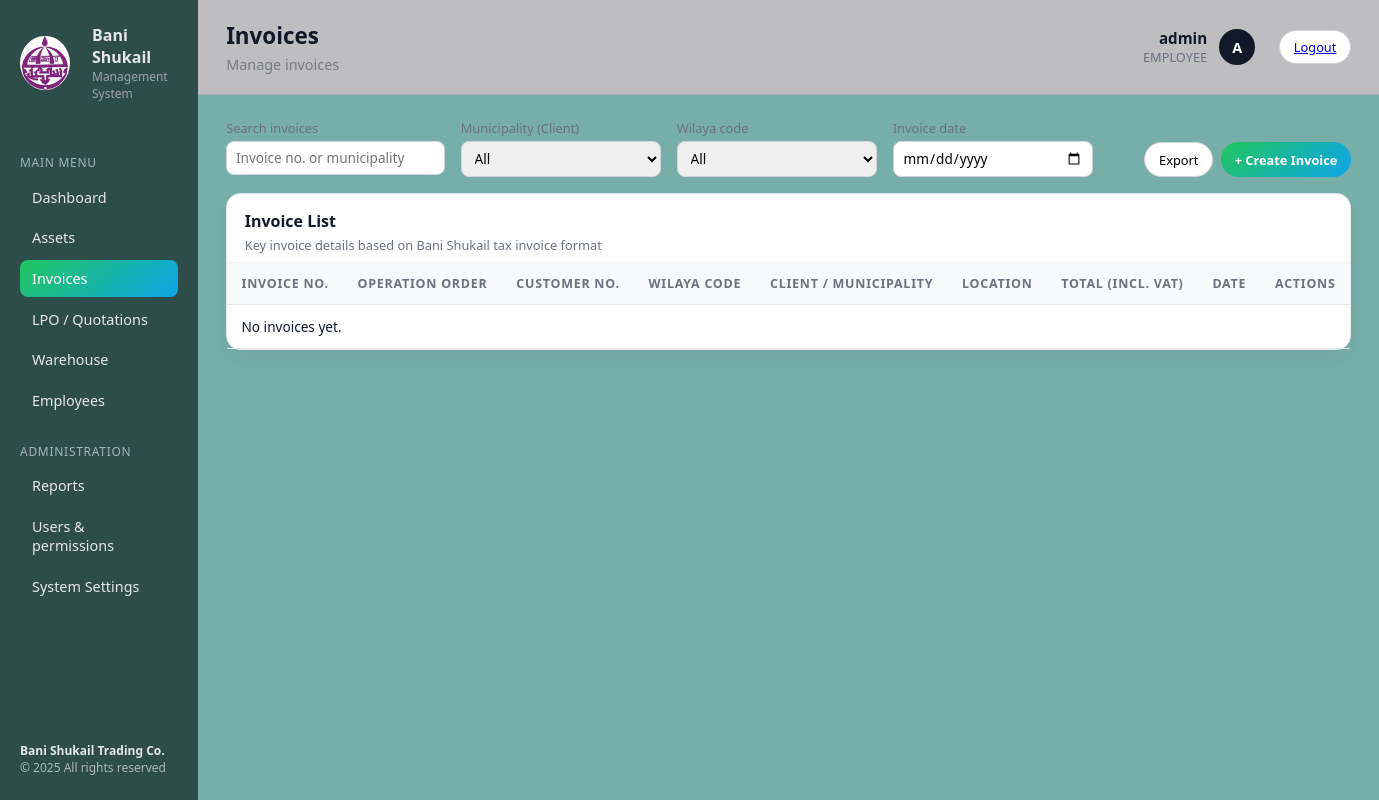
The page /invoices/ (signed in) on the database its author committed.
### accounts/models.py (models this page shows, shortened)
class User(AbstractUser):
    class Role(models.TextChoices):
        ADMIN = "ADMIN", "Admin"
        EMPLOYEE = "EMPLOYEE", "Employee"
    role = models.CharField(max_length=20, choices=Role.choices, default=Role.EMPLOYEE)

### invoices/views.py (the view)
# urls.py: path("invoices/", views.list_invoices, name="list"),
@login_required
def list_invoices(request):
    return render(
        request,
        "invoices.html",
        {
            "title": "Invoices",
            "subtitle": "Manage invoices",
            "active": "invoices",
            "invoices": Invoice.objects.select_related("customer").order_by("-date", "-id"),
        },
    )

### templates/invoices.html (shortened to what this page needs)
{% extends 'base.html' %}
{% block content %}
<div class="toolbar">
                <div class="toolbar-left">
                    <div class="field-group">
                        <label for="search-invoice">Search invoices</label>
                        <input id="search-invoice" type="text" placeholder="Invoice no. or municipality" />
                    </div>
                    <div class="field-group">
                        <label for="filter-muni">Municipality (Client)</label>
                        <select id="filter-muni">
                            <option value="">All</option>
                        </select>
                    </div>
                    <div class="field-group">
                        <label for="filter-wilaya">Wilaya code</label>
                        <select id="filter-wilaya">
                            <option value="">All</option>
                        </select>
                    </div>
                    <div class="field-group">
                        <label for="filter-date">Invoice date</label>
                        <input id="filter-date" type="date" />
                    </div>
                </div>
                <div class="toolbar-right">
                    <button class="btn-secondary">Export</button>
                    <a href="{% url 'invoices:create' %}" class="btn-primary btn-link">+ Create Invoice</a>
                </div>
            </div>
            <div class="panel table-panel">
                <div class="panel-header">
                    <div class="panel-title">Invoice List</div>
                    <div class="panel-subtitle">
                        Key invoice details based on Bani Shukail tax invoice format
                    </div>
                </div>
                <div class="panel-body table-wrapper">
                    <table class="data-table">
                        <thead>
                        <tr>
                            <th>Invoice No.</th>
                            <th>Operation Order</th>
                            <th>Customer No.</th>
                            <th>Wilaya Code</th>
                            <th>Client / Municipality</th>
                            <th>Location</th>
                            <th>Total (Incl. VAT)</th>
                            <th>Date</th>
                            <th>Actions</th>
                        </tr>
                        </thead>
                        <tbody>
{% for inv in invoices %}
<tr>
  <td>{{ inv.invoice_no }}</td>
  <td>{{ inv.operation_order_no }}</td>
  <td>{{ inv.customer.code }}</td>
  <td>{{ inv.wilaya_code }}</td>
  <td>{{ inv.customer.name }}</td>
  <td>{{ inv.location_site|default:"---" }}</td>
  <td>{{ inv.total|floatformat:3 }}</td>
  <td>{{ inv.date|date:"d/m/Y" }}</td>
  <td>
    <a href="{% url 'invoices:print' invoice_id=inv.id %}" class="btn-small">View</a>
    <a href="{% url 'invoices:print' invoice_id=inv.id %}" class="btn-small">Print</a>
  </td>
</tr>
{% empty %}
<tr><td colspan="9" class="small-text">No invoices yet.</td></tr>
{% endfor %}
</tbody>
                    </table>
                </div>
            </div>
{% endblock %}

### templates/includes/topbar.html (shortened to what this page needs)
<header class="topbar">
  <div class="topbar-left">
    <h1 class="page-title">{{ title }}</h1>
    {% if subtitle %}<p class="page-subtitle">{{ subtitle }}</p>{% endif %}
  </div>
  <div class="topbar-right">
    <div class="user-info">
      <div class="user-name">{{ request.user.get_full_name|default:request.user.username }}</div>
      <div class="user-role">{% if request.user.is_authenticated %}{{ request.user.role|default:"" }}{% endif %}</div>
    </div>
    <div class="user-avatar">{{ request.user.username|first|upper }}</div>
    <a class="btn-secondary" href="{% url 'accounts:logout' %}" style="margin-left:12px;">Logout</a>
  </div>
</header>

### static/style.css (style rules this page uses)
* { box-sizing: border-box; margin: 0; padding: 0; font-family: system-ui, -apple-system, BlinkMacSystemFont, "Segoe UI", sans-serif; }
body { background-color: #77aea9; color: #111827; }
.topbar { display: flex; justify-content: space-between; align-items: center; padding: 1.25rem 1.75rem; border-bottom: 1px solid rgba(17, 24, 39, 0.10); background: #bebdc0; }
.page-title { font-size: 1.4rem; font-weight: 700; }
.page-subtitle { font-size: 0.9rem; color: #767b84; margin-top: 0.25rem; }
.topbar-right { display: flex; align-items: center; gap: 0.75rem; }
.user-info { text-align: right; }
.user-name { font-size: 0.95rem; font-weight: 600; }
.user-role { font-size: 0.8rem; color: #6b7280; }
.user-avatar { width: 36px; height: 36px; border-radius: 999px; background: #111827; color: #ffffff; display: flex; align-items: center; justify-content: center; font-size: 0.9rem; font-weight: 600; }
.panel { background: #ffffff; border-radius: 0.9rem; box-shadow: 0 10px 20px rgba(15, 23, 42, 0.04); border: 1px solid #e5e7eb; display: flex; flex-direction: column; }
.panel-header { padding: 1rem 1.1rem 0.5rem; border-bottom: 1px solid #f3f4f6; }
.panel-title { font-size: 1rem; font-weight: 600; }
.panel-subtitle { font-size: 0.8rem; color: #6b7280; margin-top: 0.25rem; }
.panel-body { padding: 1rem 1.1rem 1.1rem; }
.toolbar { display: flex; justify-content: space-between; align-items: flex-end; gap: 1rem; margin-bottom: 1rem; flex-wrap: wrap; }
.toolbar-left { display: flex; flex-wrap: wrap; gap: 0.75rem 1rem; }
.toolbar-right { display: flex; gap: 0.5rem; flex-wrap: wrap; }
.field-group { display: flex; flex-direction: column; gap: 0.25rem; font-size: 0.8rem; }
.field-group label { color: #6b7280; }
.field-group input, .field-group select { min-width: 200px; padding: 0.4rem 0.55rem; border-radius: 0.5rem; border: 1px solid #d1d5db; font-size: 0.85rem; outline: none; }
.btn-primary { border: none; outline: none; padding: 0.45rem 0.85rem; border-radius: 999px; background: linear-gradient(135deg, #22c55e, #0ea5e9); color: #ffffff; font-size: 0.8rem; font-weight: 600; cursor: pointer; white-space: nowrap; }
.btn-secondary { border-radius: 999px; border: 1px solid #d1d5db; padding: 0.45rem 0.85rem; background: #ffffff; font-size: 0.8rem; font-weight: 500; cursor: pointer; white-space: nowrap; }
.btn-link { display: inline-flex; align-items: center; justify-content: center; text-decoration: none; }
.table-panel { margin-top: 0.75rem; }
.table-wrapper { padding: 0; }
.data-table { width: 100%; border-collapse: collapse; font-size: 0.85rem; }
.data-table thead { background: #f9fafb; }
.data-table th, .data-table td { padding: 0.75rem 0.9rem; text-align: left; border-bottom: 1px solid #e5e7eb; white-space: nowrap; }
.data-table th { font-size: 0.78rem; text-transform: uppercase; letter-spacing: 0.06em; color: #6b7280; }

### rows shown on the page
User: user.get_full_name "admin", user.role "EMPLOYEE", user.username|first "A"

### other values the page prints
{{ title }} "Invoices"
{{ subtitle }} "Manage invoices"
